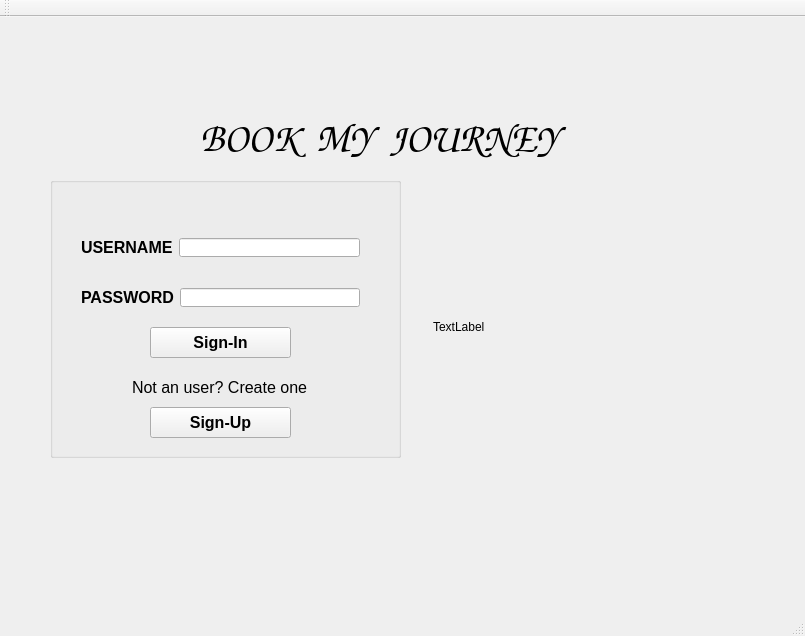
<?xml version="1.0" encoding="UTF-8"?>
<ui version="4.0">
 <class>LoginDialog</class>
 <widget class="QMainWindow" name="LoginDialog">
  <property name="geometry">
   <rect>
    <x>0</x>
    <y>0</y>
    <width>805</width>
    <height>636</height>
   </rect>
  </property>
  <property name="windowTitle">
   <string>MainWindow</string>
  </property>
  <widget class="QWidget" name="centralWidget">
   <widget class="QLabel" name="label_4">
    <property name="geometry">
     <rect>
      <x>200</x>
      <y>90</y>
      <width>371</width>
      <height>61</height>
     </rect>
    </property>
    <property name="font">
     <font>
      <family>URW Chancery L</family>
      <pointsize>30</pointsize>
      <weight>75</weight>
      <italic>true</italic>
      <bold>true</bold>
     </font>
    </property>
    <property name="text">
     <string>BOOK  MY  JOURNEY</string>
    </property>
   </widget>
   <widget class="QGroupBox" name="groupBox">
    <property name="geometry">
     <rect>
      <x>50</x>
      <y>160</y>
      <width>351</width>
      <height>281</height>
     </rect>
    </property>
    <property name="title">
     <string/>
    </property>
    <widget class="QWidget" name="horizontalLayoutWidget">
     <property name="geometry">
      <rect>
       <x>20</x>
       <y>50</y>
       <width>301</width>
       <height>41</height>
      </rect>
     </property>
     <layout class="QHBoxLayout" name="horizontalLayout">
      <item>
       <widget class="QLabel" name="label">
        <property name="font">
         <font>
          <pointsize>12</pointsize>
          <weight>75</weight>
          <bold>true</bold>
         </font>
        </property>
        <property name="text">
         <string>USERNAME</string>
        </property>
       </widget>
      </item>
      <item>
       <widget class="QLineEdit" name="lineEdit_username"/>
      </item>
     </layout>
    </widget>
    <widget class="QWidget" name="horizontalLayoutWidget_2">
     <property name="geometry">
      <rect>
       <x>20</x>
       <y>100</y>
       <width>301</width>
       <height>41</height>
      </rect>
     </property>
     <layout class="QHBoxLayout" name="horizontalLayout_2">
      <item>
       <widget class="QLabel" name="label_2">
        <property name="font">
         <font>
          <pointsize>12</pointsize>
          <weight>75</weight>
          <bold>true</bold>
         </font>
        </property>
        <property name="text">
         <string>PASSWORD</string>
        </property>
       </widget>
      </item>
      <item>
       <widget class="QLineEdit" name="lineEdit_password">
        <property name="echoMode">
         <enum>QLineEdit::Password</enum>
        </property>
       </widget>
      </item>
     </layout>
    </widget>
    <widget class="QWidget" name="horizontalLayoutWidget_3">
     <property name="geometry">
      <rect>
       <x>20</x>
       <y>190</y>
       <width>301</width>
       <height>41</height>
      </rect>
     </property>
     <layout class="QHBoxLayout" name="horizontalLayout_3">
      <item alignment="Qt::AlignHCenter">
       <widget class="QLabel" name="label_3">
        <property name="font">
         <font>
          <pointsize>12</pointsize>
         </font>
        </property>
        <property name="text">
         <string>Not an user? Create one</string>
        </property>
       </widget>
      </item>
     </layout>
    </widget>
    <widget class="QPushButton" name="pushButton">
     <property name="geometry">
      <rect>
       <x>100</x>
       <y>150</y>
       <width>141</width>
       <height>31</height>
      </rect>
     </property>
     <property name="font">
      <font>
       <pointsize>12</pointsize>
       <weight>75</weight>
       <bold>true</bold>
      </font>
     </property>
     <property name="text">
      <string>Sign-In</string>
     </property>
    </widget>
    <widget class="QPushButton" name="pushButton_2">
     <property name="geometry">
      <rect>
       <x>100</x>
       <y>230</y>
       <width>141</width>
       <height>31</height>
      </rect>
     </property>
     <property name="font">
      <font>
       <pointsize>12</pointsize>
       <weight>75</weight>
       <bold>true</bold>
      </font>
     </property>
     <property name="text">
      <string>Sign-Up</string>
     </property>
    </widget>
   </widget>
   <widget class="QLabel" name="label_5">
    <property name="geometry">
     <rect>
      <x>433</x>
      <y>179</y>
      <width>281</width>
      <height>261</height>
     </rect>
    </property>
    <property name="text">
     <string>TextLabel</string>
    </property>
   </widget>
  </widget>
  <widget class="QMenuBar" name="menuBar">
   <property name="geometry">
    <rect>
     <x>0</x>
     <y>0</y>
     <width>805</width>
     <height>22</height>
    </rect>
   </property>
  </widget>
  <widget class="QToolBar" name="mainToolBar">
   <attribute name="toolBarArea">
    <enum>TopToolBarArea</enum>
   </attribute>
   <attribute name="toolBarBreak">
    <bool>false</bool>
   </attribute>
  </widget>
  <widget class="QStatusBar" name="statusBar"/>
 </widget>
 <layoutdefault spacing="6" margin="11"/>
 <resources/>
 <connections/>
</ui>
